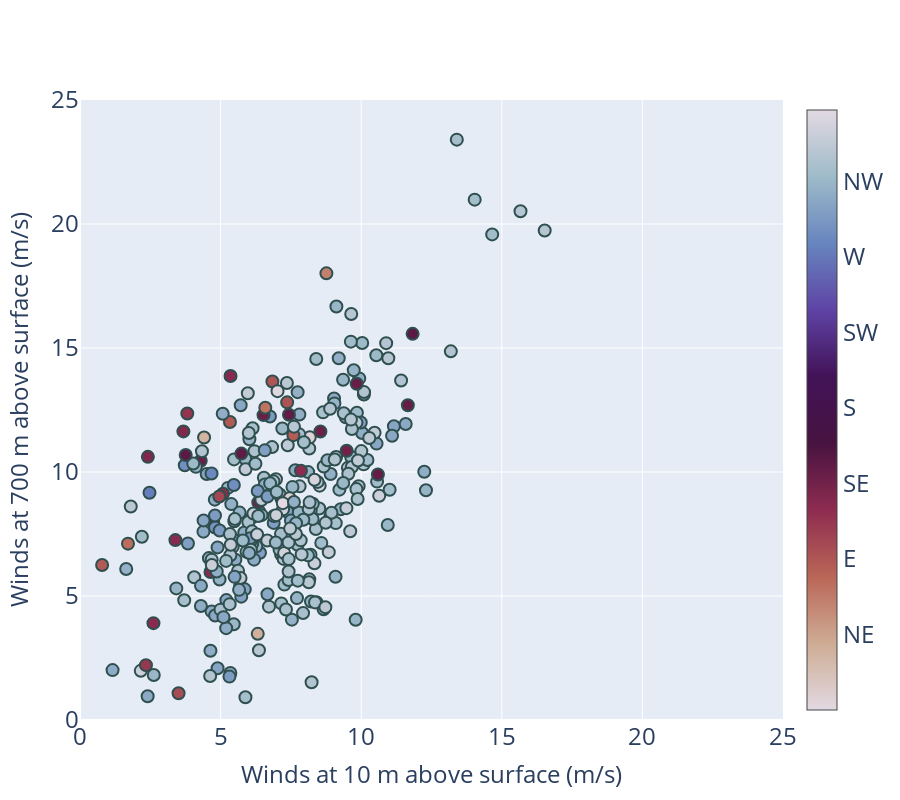

The code cell stored with this chart in its notebook:
### Code cell
fig = go.Figure()
fig.add_trace(go.Scatter(
    x=df_combined['spd_10m_c'],
    y=df_combined['high_wind_speed'],
    mode='markers',
    marker=dict(
        size=12,
        # color by time of day
        color=df_combined['dir_10m_c'],
        # add colorscale
        colorscale='twilight_r',
        colorbar=dict(
                    #   title='Surface wind<br>direction',
                      title_font=dict(size=24),
                      tickfont=dict(size=24)),
                      # change ticks to N, NW, W, SW, S, SE, E, NE
                        colorbar_tickvals=[0, 45, 90, 135, 180, 225, 270, 315],
                        colorbar_ticktext=['N', 'NE', 'E', 'SE', 'S', 'SW', 'W', 'NW'],
        showscale=True,
        line=dict(width=2, color='DarkSlateGrey'),
        
    ),
    customdata=df_combined['dir_10m_c'],
    hovertemplate=('<b>Surface Winds: %{x:.2f} m/s <br>Winds Aloft: %{y:.2} m/s</b><BR>Direction:<BR>' +
                           '%{customdata}' +
                           '<extra></extra>'),
    
))
fig.update_layout(
    # title='Wind Speed Aloft vs. Near Surface on Windy Days',
    xaxis_title='Winds at 10 m above surface (m/s)',
    yaxis_title='Winds at 700 m above surface (m/s)',
    height=800,
    width=900,
    xaxis=dict(title_font=dict(size=24),),
    yaxis=dict(title_font=dict(size=24),),
    paper_bgcolor='rgba(0,0,0,0)',
)

# increase the ytick font size
fig.update_yaxes(tickfont=dict(size=24),
                 range=[0,25])
fig.update_xaxes(tickfont=dict(size=24),
                 range=[0,25])
# save with a transparent background
# fig.write_image("./04_products/figures/sandbox/surface_vs_aloft_winds_synoptic.png", scale=10)

### Figure 1 — Plotly figure (JSON) as saved in the notebook; plotly's stock layout.template omitted (floating-point values rounded to 4 significant figures; data arrays with more than 128 entries replaced by an {"elided": "..."} marker saying what was removed)
{"data": [{"customdata": {"elided": "299 float values"}, "hovertemplate": "<b>Surface Winds: %{x:.2f} m/s <br>Winds Aloft: %{y:.2} m/s</b><BR>Direction:<BR>%{customdata}<extra></extra>", "marker": {"color": {"elided": "299 float values"}, "colorbar": {"tickfont": {"size": 24}, "ticktext": ["N", "NE", "E", "SE", "S", "SW", "W", "NW"], "tickvals": [0, 45, 90, 135, 180, 225, 270, 315], "title": {"font": {"size": 24}}}, "colorscale": [[0, "#e2d9e2"], [0.1111, "#ceac94"], [0.2222, "#ba6657"], [0.3333, "#8e2c50"], [0.4444, "#471340"], [0.5556, "#421257"], [0.6667, "#5e43a5"], [0.7778, "#6785be"], [0.8889, "#9ebbc9"], [1, "#e2d9e2"]], "line": {"color": "DarkSlateGrey", "width": 2}, "showscale": true, "size": 12}, "mode": "markers", "type": "scatter", "x": {"elided": "299 float values"}, "y": {"elided": "299 float values"}}], "layout": {"height": 800, "paper_bgcolor": "rgba(0,0,0,0)", "width": 900, "xaxis": {"range": [0, 25], "tickfont": {"size": 24}, "title": {"font": {"size": 24}, "text": "Winds at 10 m above surface (m/s)"}}, "yaxis": {"range": [0, 25], "tickfont": {"size": 24}, "title": {"font": {"size": 24}, "text": "Winds at 700 m above surface (m/s)"}}}}
